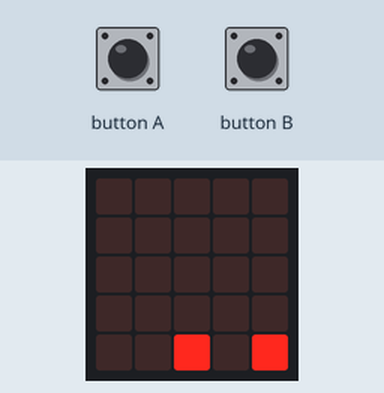
A program run on a simulated BBC micro:bit (MakeCode). On the bench: the board's 5×5 LED display. Inputs (shaded band) come from the test bench. Random numbers come from a fixed seed; the short countdown, score and lost-life animations are approximate; the run ends where the board's game-over animation would start. At 13.4 s the program stops and its outputs stay as they are.

Above: at 1.6 s.
1.7 s: button A pressed for 0.15 s
At 3.2 s:
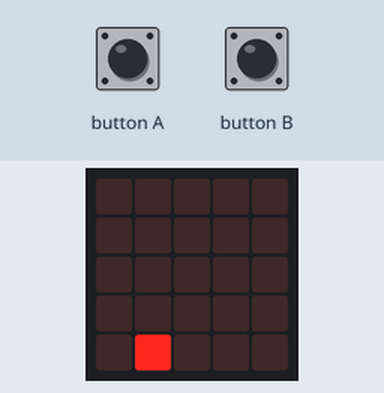
4.8 s: button B pressed for 0.15 s
At 5.3 s:
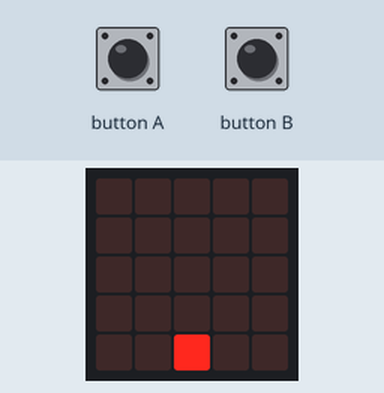
5.5 s: button A pressed for 0.15 s
At 5.77 s:
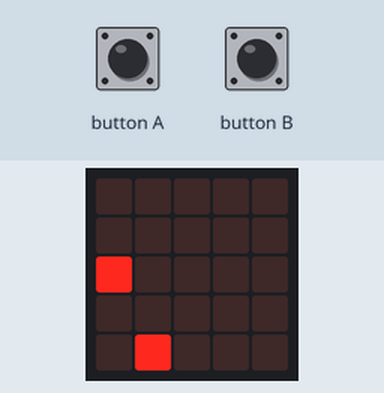
6.2 s: button B pressed for 0.15 s
At 8.8 s:
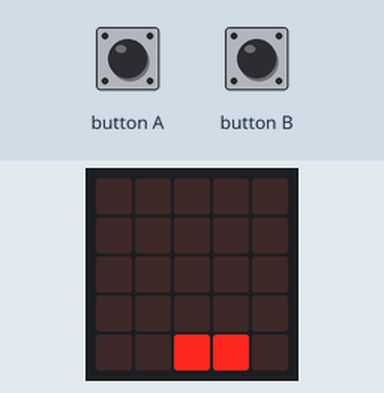
9.3 s: button A pressed for 0.15 s
At 11.0 s:
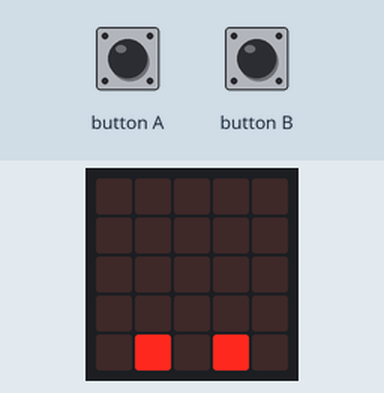
Timing chart, 0 to 12.5 s (numbered marks = the images above; inputs shaded):
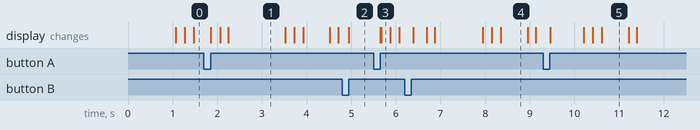

The program:

main.ts
```typescript
input.onButtonPressed(Button.A, function () {
    Jugador.change(LedSpriteProperty.X, -1)
})
input.onButtonPressed(Button.B, function () {
    Jugador.change(LedSpriteProperty.X, 1)
})
let objeto: game.LedSprite = null
let Jugador: game.LedSprite = null
Jugador = game.createSprite(2, 4)
basic.forever(function () {
    basic.pause(randint(1000, 1500))
    objeto = game.createSprite(randint(0, 4), 2)
    for (let index = 0; index < 4; index++) {
        basic.pause(200)
        objeto.change(LedSpriteProperty.Y, 1)
    }
    if (objeto.isTouching(Jugador)) {
        game.gameOver()
    }
    basic.pause(200)
    game.addScore(1)
    objeto.delete()
})
```

test.ts
```typescript
// aquí va el archivo "tests"; esto no se compilará cuando este paquete se utilice como una extensión.
```

Measured:
- after the input at 4.8 s, the display: changes after 0.15 s (image 2)
- what the display in image 1 shows lasts 1.3 s, from 2.2 s to 3.5 s
- what the display in image 4 shows lasts 0.6 s, from 8.4 s to 9.0 s
